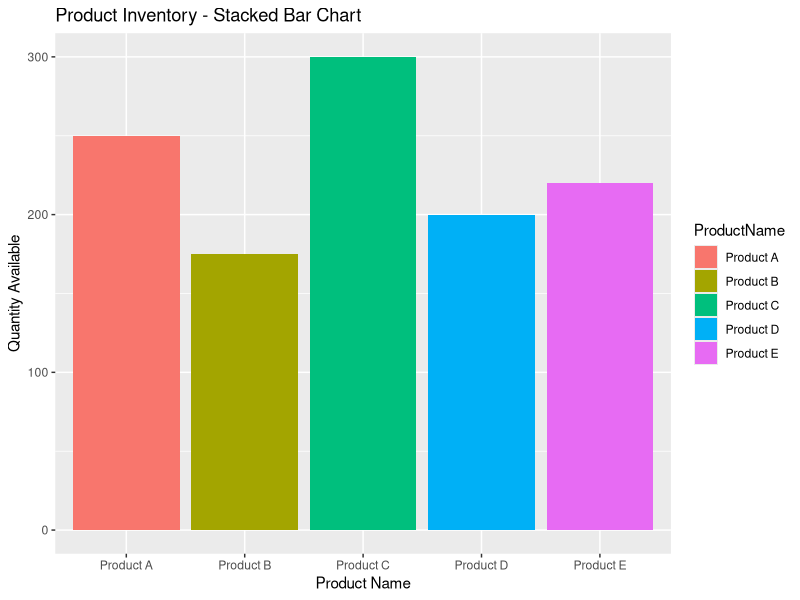
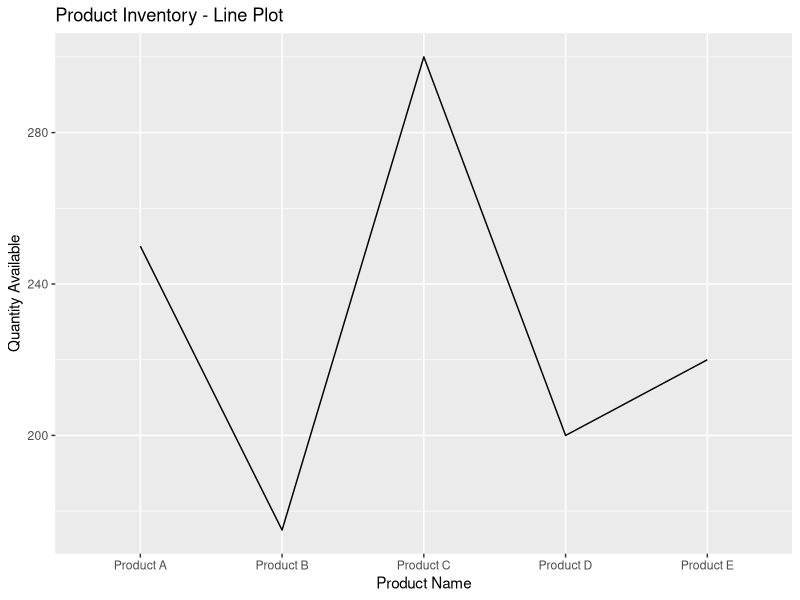
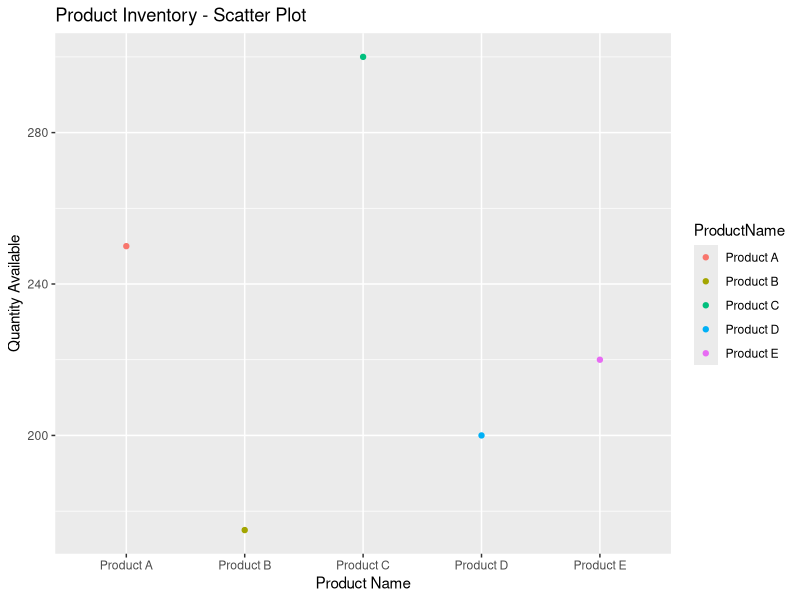
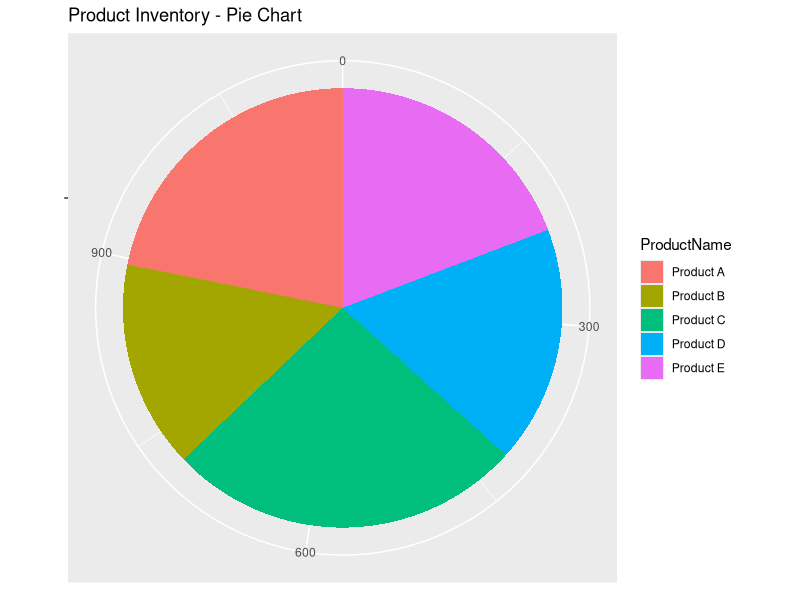

Write the R code that produced these figures, in order.
# Install and load ggplot2 package
if (!requireNamespace("ggplot2", quietly = TRUE)) {
  install.packages("ggplot2")
}
library(ggplot2)

# Create the data
inventory_data <- data.frame(
  ProductID = c(1, 2, 3, 4, 5),
  ProductName = c("Product A", "Product B", "Product C", "Product D", "Product E"),
  QuantityAvailable = c(250, 175, 300, 200, 220)
)

# Stacked Bar Chart
ggplot(inventory_data, aes(x = ProductName, y = QuantityAvailable, fill = ProductName)) +
  geom_bar(stat = "identity") +
  labs(title = "Product Inventory - Stacked Bar Chart", x = "Product Name", y = "Quantity Available")

# Line Plot
ggplot(inventory_data, aes(x = ProductName, y = QuantityAvailable, group = 1)) +
  geom_line() +
  labs(title = "Product Inventory - Line Plot", x = "Product Name", y = "Quantity Available")

# Scatter Plot
ggplot(inventory_data, aes(x = ProductName, y = QuantityAvailable, color = ProductName)) +
  geom_point() +
  labs(title = "Product Inventory - Scatter Plot", x = "Product Name", y = "Quantity Available")

# Pie Chart
ggplot(inventory_data, aes(x = "", y = QuantityAvailable, fill = ProductName)) +
  geom_bar(stat = "identity", width = 1) +
  coord_polar(theta = "y") +
  labs(title = "Product Inventory - Pie Chart", x = NULL, y = NULL)
